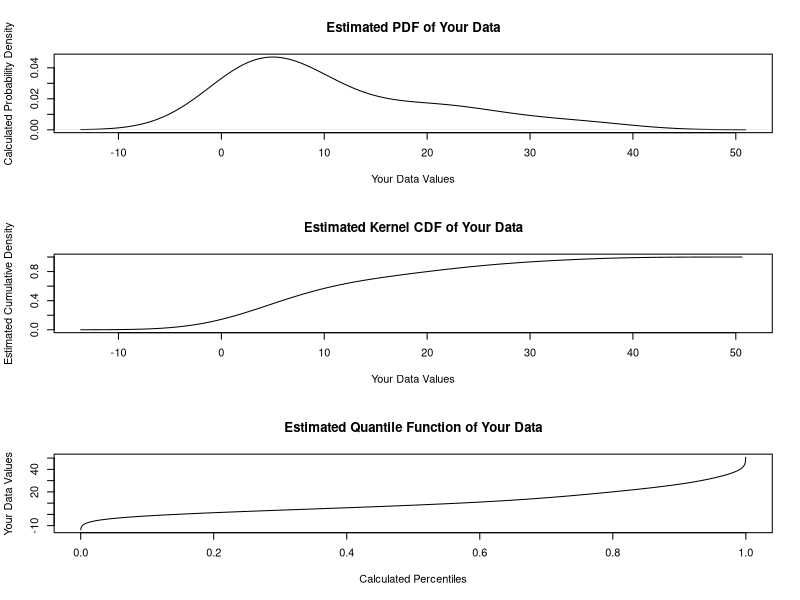

Here is the R script that generated this plot:
###############################################################################
# To use this script, just replace the yourData with your actual data and
# run the program
###############################################################################

#Replace with your data
yourData <- c(0.94, 1.26, 1.44, 1.49, 1.63, 1.80, 2.00, 2.00, 2.56,
              2.58, 3.24, 3.39, 3.53, 3.77, 4.36, 4.41, 4.60, 4.67,
              5.39, 6.25, 7.02, 7.89, 7.97, 8.00, 8.28, 8.83, 8.91,
              8.96, 9.92, 11.36, 12.15, 14.40, 16.00, 18.61, 18.75, 19.05,
              21.00, 21.41, 23.27, 24.71, 25.00, 28.75, 30.23, 35.45, 36.35
)


#Run the function creation code
kernelDensityEstimator <- function (Data){
  #Lets you fit 3 graphs on 1 page
  par (mfrow = c(3,1))
  
  #Creates a variable with the number of plotting points to increase efficiency
  plottingPoints <- length(Data)*4
  
  #Calculates the estimated probability density function using Silverman's bandwidth
   yourDataDensity<-density(Data, bw = 'nrd', n=plottingPoints, kernel = 'g', na.rm = TRUE)
   
  #Plots the estimated probability density function
   plot(yourDataDensity, type = 'l', main = 'Estimated PDF of Your Data', xlab = 'Your Data Values',
        ylab = 'Calculated Probability Density')
   
##### Plots the cumulative distribution function of the data #####
   
   #Finds the x and y attributes of your data
   xYourData <- yourDataDensity$x
   yYourData <- yourDataDensity$y
     
   #Create vectors of 0 to allow for efficient processing
       areaUnderTheCurve <-rep (0, plottingPoints)
       cdfOfYourData <- rep(0, plottingPoints)
       
   #For-loop that does a Riemann sum of your data's PDF
       for (i in 1:plottingPoints){
           areaUnderTheCurve[i] <-abs((yYourData[i] + yYourData[i+1])/2) * (xYourData[i+1]-xYourData[i])
           cdfOfYourData[i] <- sum(areaUnderTheCurve)
       }
   
    #Plot the CDF
       plot(xYourData, cdfOfYourData, main = 'Estimated Kernel CDF of Your Data',
            xlab = 'Your Data Values', ylab = 'Estimated Cumulative Density', type = 'l')
       
    #Plot the Quantile Function
       plot (cdfOfYourData, xYourData, main = 'Estimated Quantile Function of Your Data',
             xlab = 'Calculated Percentiles', ylab = 'Your Data Values', type = 'l')
       
  
}


kernelDensityEstimator (yourData)
######## To with other data, just replace yourData and type in kernelDensityEstimator (yourData) ############
